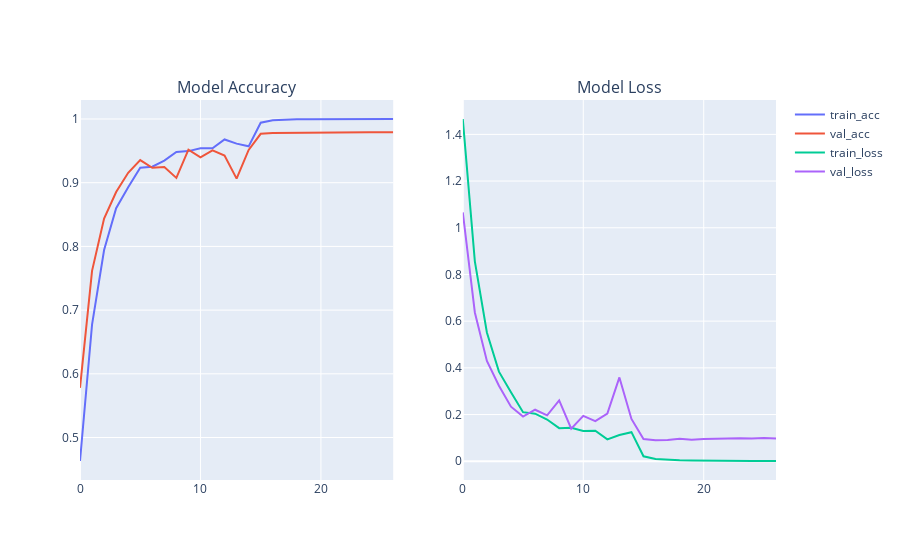

Here is the notebook cell this chart was saved with:
### Markdown cell above
For Augmented Dataset:

### Code cell
plot_model_training_curve(model2_history)

### Figure 1 — Plotly figure (JSON) as saved in the notebook; plotly's stock layout.template omitted (floating-point values rounded to 4 significant figures)
{"data": [{"name": "train_acc", "type": "scatter", "xaxis": "x", "y": [0.4631, 0.6771, 0.7943, 0.86, 0.893, 0.9235, 0.9252, 0.9347, 0.9482, 0.9496, 0.9539, 0.9541, 0.9678, 0.9613, 0.9571, 0.9941, 0.9982, 0.9994, 0.9996, 0.9998, 0.9998, 1.0, 1, 1, 1, 1, 1], "yaxis": "y"}, {"name": "val_acc", "type": "scatter", "xaxis": "x", "y": [0.5781, 0.7616, 0.8437, 0.8854, 0.9156, 0.9355, 0.9235, 0.9245, 0.9075, 0.9519, 0.9398, 0.9507, 0.9425, 0.9064, 0.9514, 0.9768, 0.9779, 0.9781, 0.9781, 0.9788, 0.9787, 0.9795, 0.9794, 0.9791, 0.9794, 0.9792, 0.9794], "yaxis": "y"}, {"name": "train_loss", "type": "scatter", "xaxis": "x2", "y": [1.466, 0.8563, 0.5515, 0.3838, 0.2953, 0.2101, 0.2035, 0.1787, 0.1416, 0.1437, 0.13, 0.1303, 0.0936, 0.1121, 0.1245, 0.02104, 0.009698, 0.006406, 0.004538, 0.003263, 0.002342, 0.00166, 0.001224, 0.001162, 0.001111, 0.001056, 0.0009982], "yaxis": "y2"}, {"name": "val_loss", "type": "scatter", "xaxis": "x2", "y": [1.066, 0.6371, 0.4297, 0.3233, 0.2335, 0.1915, 0.2206, 0.1964, 0.2605, 0.1396, 0.1941, 0.1718, 0.2041, 0.359, 0.1811, 0.09525, 0.09037, 0.09115, 0.09589, 0.09228, 0.09541, 0.09677, 0.09728, 0.09803, 0.09735, 0.09925, 0.09766], "yaxis": "y2"}], "layout": {"annotations": [{"font": {"size": 16}, "showarrow": false, "text": "Model Accuracy", "x": 0.225, "xanchor": "center", "xref": "paper", "y": 1, "yanchor": "bottom", "yref": "paper"}, {"font": {"size": 16}, "showarrow": false, "text": "Model Loss", "x": 0.775, "xanchor": "center", "xref": "paper", "y": 1, "yanchor": "bottom", "yref": "paper"}], "xaxis": {"anchor": "y", "domain": [0, 0.45]}, "xaxis2": {"anchor": "y2", "domain": [0.55, 1]}, "yaxis": {"anchor": "x", "domain": [0, 1]}, "yaxis2": {"anchor": "x2", "domain": [0, 1]}}}
